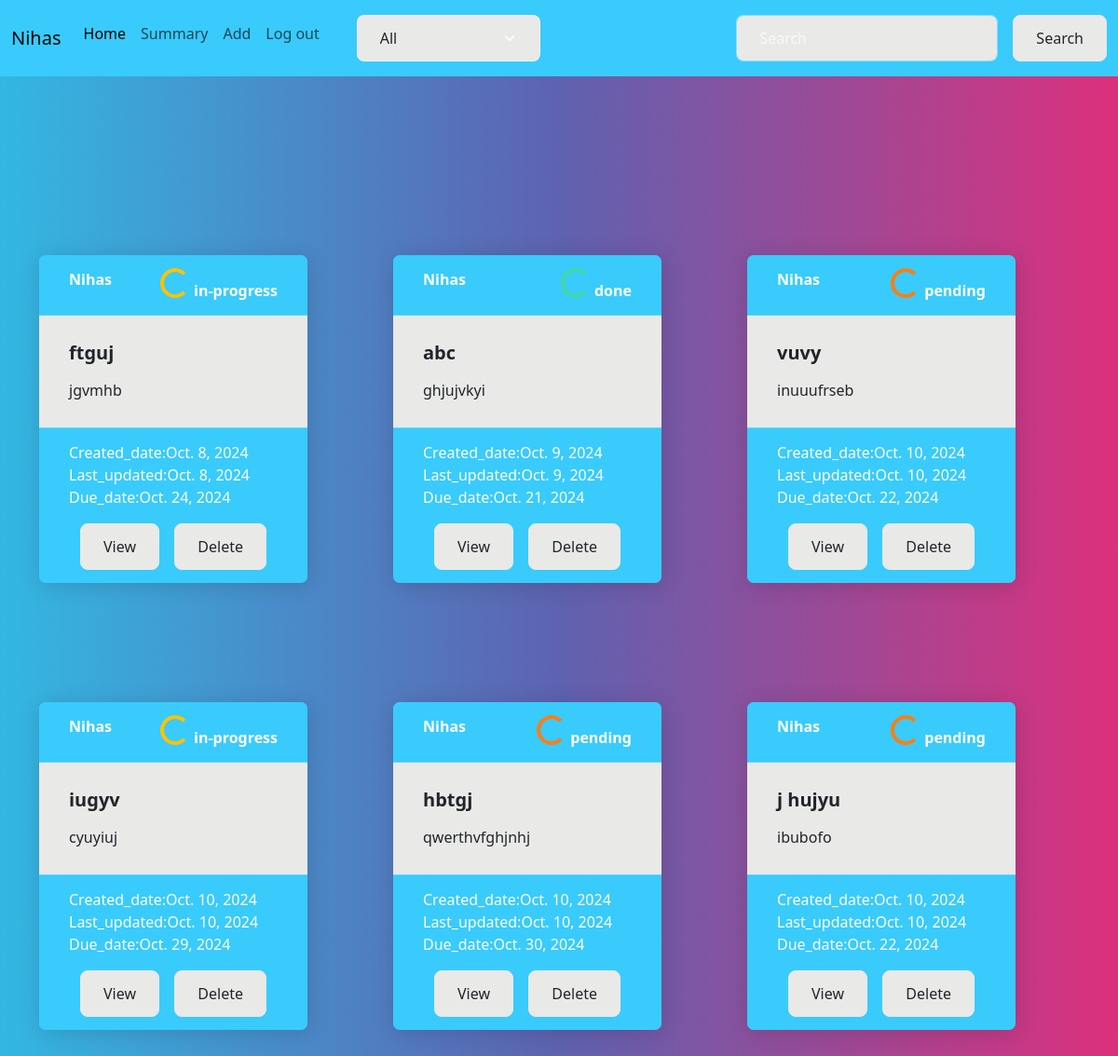
The page /task/all (signed in) on the database its author committed.
### notes/models.py (models this page shows, shortened)
class Task(models.Model):
    title=models.CharField(max_length=200)
    description=models.TextField()
    created_date=models.DateTimeField(auto_now_add=True)
    updated_date=models.DateTimeField(auto_now=True)
    due_date=models.DateTimeField(null=True)
    category_choices=(
        ("personal","personal"),
        ("business","business")
    )
    category=models.CharField(max_length=200,choices=category_choices,default="personal")
    status_choices=(
        ("pending","pending"),
        ("in-progress","in-progress"),
        ("done","done")
    )
    status=models.CharField(max_length=200,choices=status_choices,default="pending")
    user=models.ForeignKey(User,on_delete=models.CASCADE)

### notes/views.py (the view)
# urls.py: path("task/all",views.TaskListView.as_view(),name='task-list'),
@method_decorator(decs,name="dispatch")
class TaskListView(View):
    def get(self,request,*args,**kwargs):
        search_text=request.GET.get("search_text")
        selected_category=request.GET.get("category","all")
        if search_text != None:
            qs=Task.objects.filter(user=request.user)
            qs=qs.filter(Q(title__icontains=search_text)|Q(description__icontains=search_text))
        else:
            if selected_category =="all":
                qs=Task.objects.filter(user=request.user)
            else:
                qs=Task.objects.filter(category=selected_category,user=request.user)
        return render(request,"task_list.html",{"tasks":qs,"selected":selected_category})

### notes/templates/task_list.html (shortened to what this page needs)
{%extends 'base.html'%}
{%block main_block%}
<div class="container">
    <div class="row">
    {%for t in tasks%}
    <div class="col-4 mt-5">
        <div class="card text-bg-white mb-3" style="max-width: 18rem;">
            <div class="card-header d-flex justify-content-between bg-info">
                <div><b>{{t.user}}</b></div>
                <div>
                    {%if t.status == 'pending'%}
                    <div class="spinner-border text-danger" role="status">
                      </div>
                    {%endif%}
                    {%if t.status == 'in-progress'%}
                    <div class="spinner-border text-warning" role="status">
                      </div>
                    {%endif%}
                    {%if t.status == 'done'%}
                    <div class="spinner-border text-success" role="status">
                      </div>
                    {%endif%}
                    {{t.status}}</div>
            </div>
            <div class="card-body bg-light text-dark">
                <h5 class="card-title">{{t.title}}</h5>
                <p class="card-text">{{t.description}}</p>
            </div>
            <div class="card-footer text-body-white bg-info">
                Created_date:{{t.created_date|date}}
                Last_updated:{{t.updated_date|date}}
                Due_date:{{t.due_date|date}}<br>
                <div class="container d-flex justify-content-between">
                <a href="{%url 'task-update' t.id%}" class="btn btn-light mt-2 text-dark">View</a>
                <a href="{%url 'task-delete' t.id%}" class="btn btn-light mt-2 text-dark">Delete</a>
                </div>
            </div>
        </div>
    </div>
    {%endfor%}
    </div>
</div>
{%endblock%}

### notes/templates/base.html (shortened to what this page needs)
{%load static%}
<!DOCTYPE html>
<html lang="en">
<head>
    <link rel="stylesheet" href="{%static 'css/bootstrap.min.css'%}">
</head>
<body>
    <nav class="navbar navbar-expand-lg navbar-light bg-info">
        <div class="container-fluid">
          <a class="navbar-brand" href="#">{{request.user}}</a>
          <div class="collapse navbar-collapse" id="navbarSupportedContent">
            <ul class="navbar-nav me-auto mb-2 mb-lg-0">
              <li class="nav-item">
                <a class="nav-link active" aria-current="page" href="{%url 'task-list'%}">Home</a>
              </li>
              <li class="nav-item">
                <a class="nav-link" href="{%url 'task-summary'%}">Summary</a>
              </li>
              <li><a href="{%url 'task-add'%}" class="nav-link" type="submit">Add</a></li>
              <li><a href="{%url 'signout'%}" class="nav-link">Log out</a></li>
              <li class="nav-item dropdown mx-2">
                <form action="" >
                  <select name="category" id="" class="form-select bg-light text-dark mx-2" onchange="this.form.submit()">
                      <option value="all" {%if selected == "all"%} selected {%endif%}>All</option>
                  </select>
              </form>
              </li>
            </ul>
            <form action="{%url 'task-list'%}" class="d-flex">
              <input class="form-control me-2 bg-light text-info" type="search" placeholder="Search" aria-label="Search" name="search_text">
                <button type="submit" class="btn btn-light text-dark">Search</button>
            </form>
          </div>
        </div>
      </nav>
      {%block main_block%}
      {%endblock%}
</body>
</html>

### rows shown on the page
Task: user "Nihas", status "in-progress", title "ftguj", description "jgvmhb", created_date "Oct. 8, 2024", updated_date "Oct. 8, 2024", due_date "Oct. 24, 2024"
Task: user "Nihas", status "done", title "abc", description "ghjujvkyi", created_date "Oct. 9, 2024", updated_date "Oct. 9, 2024", due_date "Oct. 21, 2024"
Task: user "Nihas", status "pending", title "vuvy", description "inuuufrseb", created_date "Oct. 10, 2024", updated_date "Oct. 10, 2024", due_date "Oct. 22, 2024"
Task: user "Nihas", status "in-progress", title "iugyv", description "cyuyiuj", created_date "Oct. 10, 2024", updated_date "Oct. 10, 2024", due_date "Oct. 29, 2024"
Task: user "Nihas", status "pending", title "hbtgj", description "qwerthvfghjnhj", created_date "Oct. 10, 2024", updated_date "Oct. 10, 2024", due_date "Oct. 30, 2024"
Task: user "Nihas", status "pending", title "j hujyu", description "ibubofo", created_date "Oct. 10, 2024", updated_date "Oct. 10, 2024", due_date "Oct. 22, 2024"

### other values the page prints
{{ request.user }} "Nihas"
